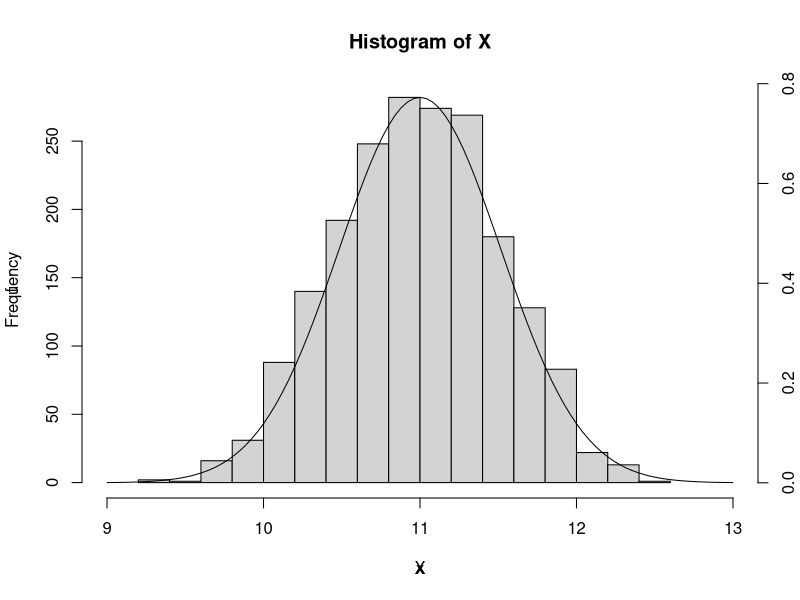
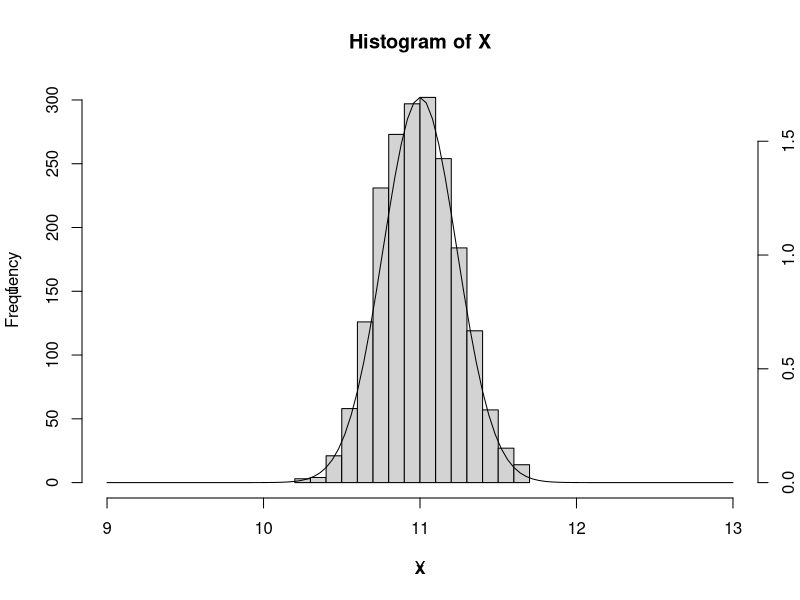
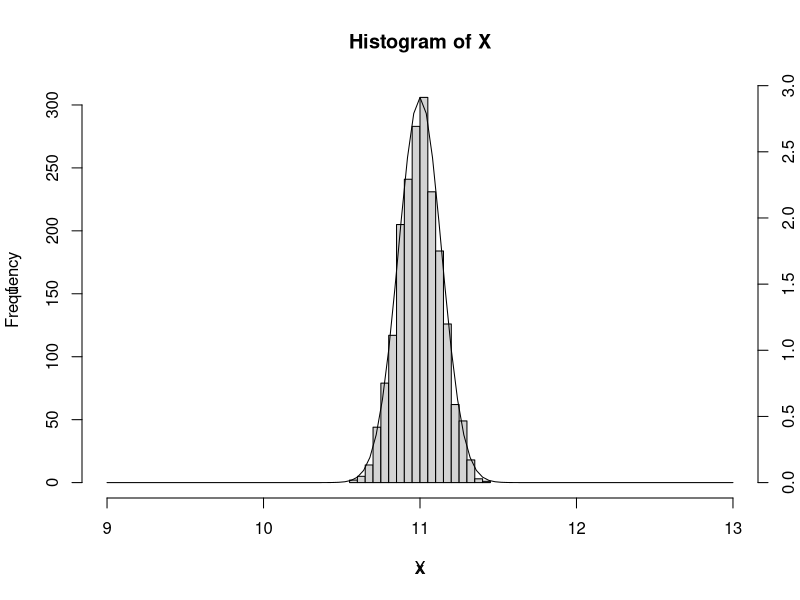

The R source for these figures, in order:
seed = 2018
n = c(5,24,71)
nam = 1970
min = 9
max = 13
mean = abs(max+min)/2
sd = c(sqrt((max-min)^2/12/n[1]),sqrt((max-min)^2/12/n[2]),sqrt((max-min)^2/12/n[3]))

library(ggplot2)

for(i in 1:length(n)){
  set.seed(seed)
  for(j in 1:nam){
    if(j == 1){
      X <- mean(runif(n[i] , min=min, max=max))
    }else{
      X <- append(X, mean(runif(n[i]  , min=min, max=max)))
    }
  }
  f<-function(x) {dnorm(x, mean = mean, sd = sd[i])}
  hist(X, breaks = 15, xlim = range(min,max))
  par(new = TRUE)
  plot(f, xlim = range(min,max), axes = FALSE)
  axis(side=4)
  if(i == 1){
    Xm <- mean(X)
  }else{
    Xm <- append(Xm,mean(X)) 
  }
}

